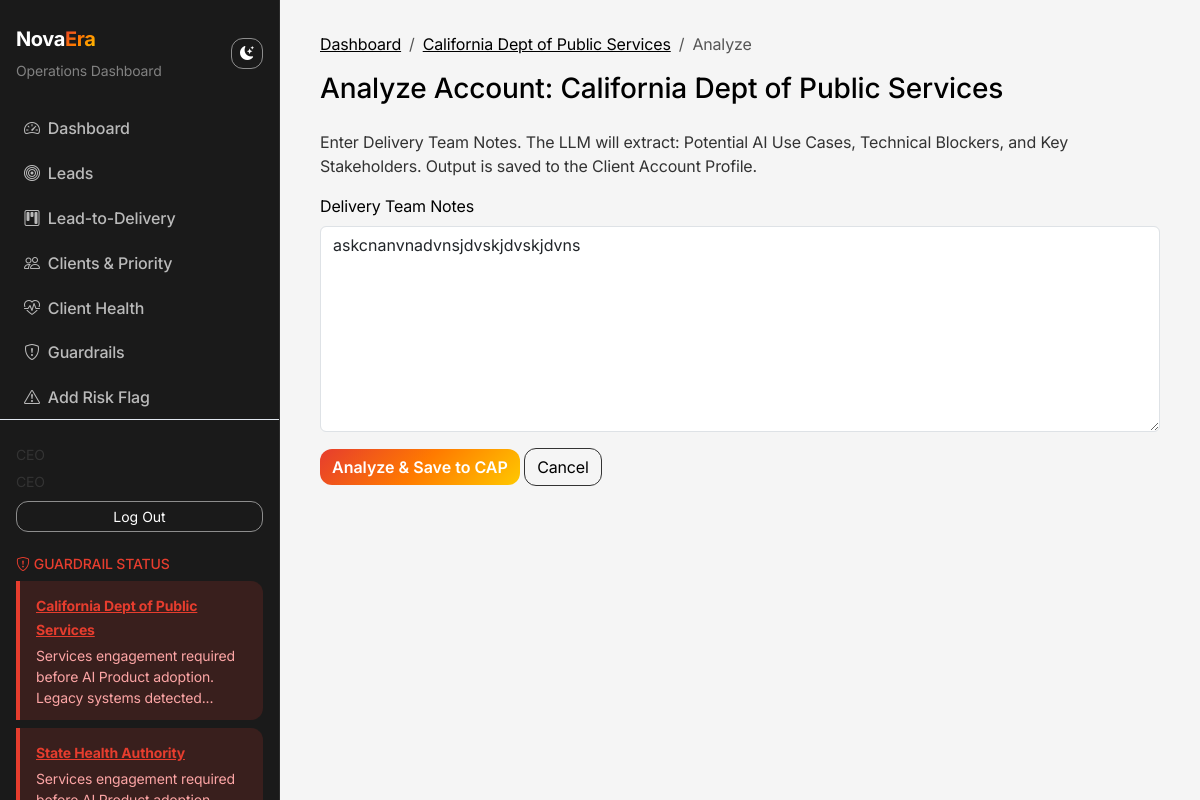
Screenshot of /analyze-account/1 (signed in) with the database file from the repository.
### models.py (models this page shows, shortened)
class User(UserMixin, db.Model):
    __tablename__ = "users"
    id = db.Column(db.Integer, primary_key=True)
    email = db.Column(db.String(120), unique=True, nullable=False)
    password_hash = db.Column(db.String(256), nullable=False)
    full_name = db.Column(db.String(200), nullable=False)
    role = db.Column(db.String(50), default=ROLE_EMPLOYEE)  # ceo, strategy_lead, employee
    created_at = db.Column(db.DateTime, default=datetime.utcnow)
    def has_full_access(self):
        return self.role in (ROLE_CEO, ROLE_STRATEGY_LEAD)

class Client(db.Model):
    __tablename__ = "clients"
    id = db.Column(db.Integer, primary_key=True)
    name = db.Column(db.String(200), nullable=False)
    legacy_systems = db.Column(db.String(500), default="")  # Comma-separated
    ai_readiness_score = db.Column(db.Integer, default=50)  # 1-100
    last_delivery_update = db.Column(db.DateTime, default=datetime.utcnow)
    revenue = db.Column(db.Float, default=0.0)  # Total (legacy)
    services_revenue = db.Column(db.Float, default=0.0)
    ai_product_revenue = db.Column(db.Float, default=0.0)
    trust_level = db.Column(db.Integer, default=50)  # 1-100 for Trust-Revenue matrix
    data_foundation_service_active = db.Column(db.Boolean, default=False)  # Guardrail
    engagement_start_date = db.Column(db.DateTime, nullable=True)  # For 6+ months check
    use_case_documented = db.Column(db.Boolean, default=False)
    delivery_capacity_confirmed = db.Column(db.Boolean, default=False)
    prior_pilot_success = db.Column(db.Boolean, default=False)
    budget_confirmed = db.Column(db.Boolean, default=False)
    handoff_checklist_complete = db.Column(db.Boolean, default=False)
    guardrail_flags = db.Column(db.Text, default="[]")  # JSON array of violated guardrails
    ai_use_cases = db.Column(db.Text, default="[]")
    technical_blockers = db.Column(db.Text, default="[]")
    key_stakeholders = db.Column(db.Text, default="[]")
    delivery_notes = db.Column(db.Text, default="")  # Services view - embedded team notes
    problem_priority = db.Column(db.Text, default="")  # For AI enrichment
    analysis_updated_at = db.Column(db.DateTime, nullable=True)
    assigned_to_id = db.Column(db.Integer, db.ForeignKey("users.id"), nullable=True)  # Employee working on client
    approver_id = db.Column(db.Integer, db.ForeignKey("users.id"), nullable=True)  # Responsible for approval
    ai_feature_request = db.Column(db.Text, default="")  # What AI feature the client wants to build
    created_at = db.Column(db.DateTime, default=datetime.utcnow)
    updated_at = db.Column(db.DateTime, default=datetime.utcnow, onupdate=datetime.utcnow)
    assigned_to = db.relationship("User", foreign_keys=[assigned_to_id])
    approver = db.relationship("User", foreign_keys=[approver_id])

### app.py (the view, shortened to what this page needs)
    @app.route("/analyze-account/<int:id>", methods=["GET", "POST"])
    @login_required
    def analyze_account(id):
        client = Client.query.get_or_404(id)
        if not can_view_confidential(client):
            flash("You do not have access to analyze this account.", "danger")
            return redirect(url_for("clients"))
        return render_template("analyze_account.html", client=client)

### services/auth_utils.py (called while the page is built)
def can_view_confidential(client):
    if not current_user or not current_user.is_authenticated:
        return False
    if current_user.has_full_access():
        return True
    return ClientPermission.query.filter_by(
        user_id=current_user.id, client_id=client.id
    ).first() is not None

def can_grant_permissions():
    if not current_user or not current_user.is_authenticated:
        return False
    return current_user.role in (ROLE_CEO, ROLE_STRATEGY_LEAD)

### services/guardrails.py (called while the page is built)
def get_guardrail_violations_for_clients(clients) -> List[dict]:
    result = []
    for c in clients:
        ok, warnings = validate_deal(c)
        if not ok and warnings:
            result.append({"client": c, "warnings": warnings})
    return result

### templates/analyze_account.html (shortened to what this page needs)
{% extends "base.html" %}
{% block content %}
<nav aria-label="breadcrumb" class="mb-3">
    <ol class="breadcrumb">
        <li class="breadcrumb-item"><a href="{{ url_for('dashboard') }}">Dashboard</a></li>
        <li class="breadcrumb-item"><a href="{{ url_for('client_detail', id=client.id) }}">{{ client.name }}</a></li>
        <li class="breadcrumb-item active">Analyze</li>
    </ol>
</nav>
<h1 class="h3 mb-4 theme-text">Analyze Account: {{ client.name }}</h1>
<p class="theme-muted">Enter Delivery Team Notes. The LLM will extract: Potential AI Use Cases, Technical Blockers, and Key Stakeholders. Output is saved to the Client Account Profile.</p>
<form method="post" id="analyze-form">
    <div class="mb-3">
        <label for="delivery_notes" class="form-label">Delivery Team Notes</label>
        <textarea class="form-control" id="delivery_notes" name="delivery_notes" rows="8" placeholder="Paste or type delivery notes here...">{{ client.delivery_notes or '' }}</textarea>
    </div>
    <button type="submit" class="btn btn-primary" id="btn-analyze">
        <span class="btn-text">Analyze & Save to CAP</span>
    </button>
    <a href="{{ url_for('client_detail', id=client.id) }}" class="btn btn-outline-secondary">Cancel</a>
</form>
{% endblock %}

### templates/base.html (shortened to what this page needs)
<!DOCTYPE html>
<html lang="en" id="html-theme">
<head>
    <link href="https://cdn.jsdelivr.net/npm/bootstrap@5.3.2/dist/css/bootstrap.min.css" rel="stylesheet">
    <link href="https://cdn.jsdelivr.net/npm/bootstrap-icons@1.11.1/font/bootstrap-icons.css" rel="stylesheet">
</head>
<body>
    <nav class="sidebar">
        <div class="px-3 mb-4 d-flex justify-content-between align-items-center">
            <div>
                <div class="novaera-logo mb-1"><span class="nova">Nova</span><span class="era">Era</span></div>
                <small class="text-secondary opacity-75">Operations Dashboard</small>
            </div>
            <button type="button" class="btn btn-sm btn-outline-light" id="theme-toggle" title="Toggle light/dark mode" aria-label="Toggle theme">
                <i class="bi bi-moon-stars-fill" id="theme-icon"></i>
            </button>
        </div>
        <ul class="nav flex-column">
            <li class="nav-item"><a class="nav-link {% if request.endpoint == 'dashboard' %}active{% endif %}" href="{{ url_for('dashboard') }}"><i class="bi bi-speedometer2 me-2"></i>Dashboard</a></li>
            <li class="nav-item"><a class="nav-link {% if request.endpoint == 'leads' %}active{% endif %}" href="{{ url_for('leads') }}"><i class="bi bi-bullseye me-2"></i>Leads</a></li>
            <li class="nav-item"><a class="nav-link {% if request.endpoint == 'kanban' %}active{% endif %}" href="{{ url_for('kanban') }}"><i class="bi bi-kanban me-2"></i>Lead-to-Delivery</a></li>
            <li class="nav-item"><a class="nav-link {% if request.endpoint == 'clients' %}active{% endif %}" href="{{ url_for('clients') }}"><i class="bi bi-people me-2"></i>Clients & Priority</a></li>
            <li class="nav-item"><a class="nav-link {% if request.endpoint == 'client_health' %}active{% endif %}" href="{{ url_for('client_health') }}"><i class="bi bi-heart-pulse me-2"></i>Client Health</a></li>
            <li class="nav-item"><a class="nav-link {% if request.endpoint == 'guardrails' %}active{% endif %}" href="{{ url_for('guardrails') }}"><i class="bi bi-shield-exclamation me-2"></i>Guardrails</a></li>
            <li class="nav-item"><a class="nav-link" href="{{ url_for('add_risk_flag') }}"><i class="bi bi-exclamation-triangle me-2"></i>Add Risk Flag</a></li>
        </ul>
        <div class="mt-auto px-3 pt-4 border-top border-secondary">
            <small class="theme-muted d-block mb-1">{{ current_user.full_name or current_user.email }}</small>
            <small class="text-uppercase theme-muted">{{ current_user.role.replace('_',' ') }}</small>
            <form method="post" action="{{ url_for('logout') }}" class="mt-2">
                <button type="submit" class="btn btn-sm btn-outline-light w-100">Log Out</button>
            </form>
        </div>
        {% if guardrail_violations is defined and guardrail_violations %}
        <div class="mt-4 px-3">
            <h6 class="text-high-risk small text-uppercase mb-2"><i class="bi bi-shield-exclamation me-1"></i>Guardrail Status</h6>
            {% for g in guardrail_violations %}
            <div class="guardrail-sidebar">
                <a href="{{ url_for('client_detail', id=g.client.id) }}" class="text-high-risk small fw-bold">{{ g.client.name }}</a>
                <div class="small mt-1">{{ g.warnings[0][:80] }}...</div>
            </div>
            {% endfor %}
        </div>
        {% endif %}
    </nav>
    <main class="main-content">
        {% block content %}{% endblock %}
    </main>
    <div id="alert-container" class="position-fixed top-0 end-0 p-3" style="z-index: 9998; max-width: 400px;"></div>
</body>
</html>

### templates/base.html (style rules this page uses)
:root { --sidebar-width: 280px; --novaera-red: #E63D2E; --novaera-orange: #FF7A00; --novaera-yellow: #FFC800; --novaera-white: #FFFFFF; --novaera-black: #000000; --accent-gradient: linear-gradient(135deg, #E63D2E 0%, #FF7A00 50%, #FFC800 100%); }
:root, [data-theme="light"] { --bg-body: #f5f5f5; --bg-sidebar: #1a1a1a; --text-primary: #000000; --text-secondary: #333333; --text-muted: #555555; --card-bg: #ffffff; --card-border: #e5e5e5; --link-color: #000000; --sidebar-text: #ffffff; --sidebar-hover: rgba(255,255,255,0.08); --sidebar-border: rgba(255,255,255,0.08); }
body { font-family: 'Inter', 'Segoe UI', system-ui, sans-serif; background: var(--bg-body); min-height: 100vh; color: var(--text-primary); letter-spacing: -0.01em; }
.sidebar { position: fixed; top: 0; left: 0; width: var(--sidebar-width); height: 100vh; background: var(--bg-sidebar); color: var(--sidebar-text); padding: 1.5rem 0; z-index: 1000; border-right: 1px solid var(--sidebar-border); }
.sidebar .nav-link { color: rgba(255,255,255,0.7); padding: 0.65rem 1.5rem; font-weight: 500; transition: all 0.2s ease; }
.sidebar .text-secondary { color: rgba(255,255,255,0.6) !important; }
.main-content { margin-left: var(--sidebar-width); padding: 2rem 2.5rem; min-height: 100vh; }
.guardrail-sidebar { background: rgba(230, 61, 46, 0.15); border-left: 4px solid var(--novaera-red); border-radius: 0 12px 12px 0; padding: 0.75rem 1rem; margin-bottom: 0.5rem; }
.guardrail-sidebar .small { color: #fca5a5; }
[data-theme="light"] .border-secondary { border-color: #e2e8f0 !important; }
.theme-text { color: var(--text-primary) !important; }
.theme-muted { color: var(--text-secondary) !important; }
.text-high-risk { color: #E63D2E !important; }
.btn-primary { background: var(--accent-gradient) !important; border: none !important; border-radius: 12px; font-weight: 600; }
.btn-outline-secondary { border-color: var(--text-secondary); color: var(--text-primary); border-radius: 12px; background: transparent; }
.btn-outline-light { border-color: var(--text-secondary); color: var(--text-primary); border-radius: 12px; background: transparent; }
.sidebar .btn-outline-light { border-color: rgba(255,255,255,0.5) !important; color: #fff !important; }
.novaera-logo { font-weight: 700; font-size: 1.25rem; letter-spacing: -0.02em; }
.novaera-logo .nova { color: #fff; }
.novaera-logo .era { background: var(--accent-gradient); -webkit-background-clip: text; -webkit-text-fill-color: transparent; background-clip: text; }
.breadcrumb { --bs-breadcrumb-divider-color: var(--text-muted); }
.breadcrumb-item a { color: var(--text-primary) !important; }
.breadcrumb-item.active { color: var(--text-muted) !important; }
.form-label { color: var(--text-primary) !important; }

### rows the page displays
User: full_name "CEO", role.replace "CEO"
Client: client.name "California Dept of Public Services", name "California Dept of Public Services", delivery_notes "askcnanvnadvnsjdvskjdvskjdvns"
Client: client.name "State Health Authority"

### other values shown
{{ g.warnings[0][:80] }} "Services engagement required before AI Product adoption. Legacy systems detected" "Services engagement required…"
